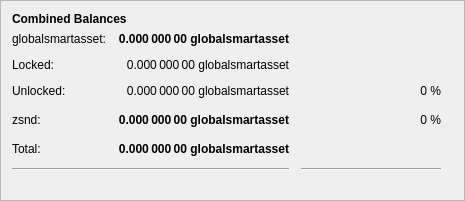
         <widget class="QFrame" name="frame_3">
          <property name="geometry">
           <rect>
            <x>0</x>
            <y>150</y>
            <width>465</width>
            <height>201</height>
           </rect>
          </property>
          <property name="frameShape">
           <enum>QFrame::StyledPanel</enum>
          </property>
          <property name="frameShadow">
           <enum>QFrame::Raised</enum>
          </property>
          <layout class="QVBoxLayout" name="verticalLayout_5">
           <item>
            <layout class="QHBoxLayout" name="horizontalLayout_5" stretch="0">
             <item>
              <widget class="QLabel" name="label_5z">
               <property name="maximumSize">
                <size>
                 <width>16777215</width>
                 <height>20</height>
                </size>
               </property>
               <property name="font">
                <font>
                 <weight>75</weight>
                 <bold>true</bold>
                </font>
               </property>
               <property name="toolTip">
                <string>Combined Balances (including unconfirmed and immature coins)</string>
               </property>
               <property name="text">
                <string>&lt;html&gt;&lt;head/&gt;&lt;body&gt;&lt;p&gt;Combined Balances&lt;/p&gt;&lt;/body&gt;&lt;/html&gt;</string>
               </property>
              </widget>
             </item>
            </layout>
           </item>
           <item>
            <layout class="QGridLayout" name="gridLayout_3">
             <property name="spacing">
              <number>12</number>
             </property>
             <item row="7" column="0" colspan="2">
              <widget class="Line" name="lineSpendableBalance_3">
               <property name="orientation">
                <enum>Qt::Horizontal</enum>
               </property>
              </widget>
             </item>
             <item row="7" column="2">
              <widget class="Line" name="lineWatchBalance_3">
               <property name="sizePolicy">
                <sizepolicy hsizetype="Preferred" vsizetype="Fixed">
                 <horstretch>0</horstretch>
                 <verstretch>0</verstretch>
                </sizepolicy>
               </property>
               <property name="minimumSize">
                <size>
                 <width>140</width>
                 <height>0</height>
                </size>
               </property>
               <property name="orientation">
                <enum>Qt::Horizontal</enum>
               </property>
              </widget>
             </item>
             <item row="4" column="1">
              <widget class="QLabel" name="labelzBalancez">
               <property name="font">
                <font>
                 <weight>75</weight>
                 <bold>true</bold>
                </font>
               </property>
               <property name="cursor">
                <cursorShape>IBeamCursor</cursorShape>
               </property>
               <property name="toolTip">
                <string>Total of transactions that have yet to be confirmed, and do not yet count toward the spendable balance</string>
               </property>
               <property name="text">
                <string notr="true">0.000 000 00 globalsmartasset</string>
               </property>
               <property name="alignment">
                <set>Qt::AlignRight|Qt::AlignTrailing|Qt::AlignVCenter</set>
               </property>
               <property name="textInteractionFlags">
                <set>Qt::LinksAccessibleByMouse|Qt::TextSelectableByKeyboard|Qt::TextSelectableByMouse</set>
               </property>
              </widget>
             </item>
             <item row="6" column="1">
              <widget class="QLabel" name="labelTotalz">
               <property name="font">
                <font>
                 <weight>75</weight>
                 <bold>true</bold>
                </font>
               </property>
               <property name="cursor">
                <cursorShape>IBeamCursor</cursorShape>
               </property>
               <property name="toolTip">
                <string>Total Balance, including unconfirmed and immature coins.</string>
               </property>
               <property name="text">
                <string notr="true">0.000 000 00 globalsmartasset</string>
               </property>
               <property name="alignment">
                <set>Qt::AlignRight|Qt::AlignTrailing|Qt::AlignVCenter</set>
               </property>
               <property name="textInteractionFlags">
                <set>Qt::LinksAccessibleByMouse|Qt::TextSelectableByKeyboard|Qt::TextSelectableByMouse</set>
               </property>
              </widget>
             </item>
             <item row="4" column="3">
              <spacer name="horizontalSpacer_6">
               <property name="orientation">
                <enum>Qt::Horizontal</enum>
               </property>
               <property name="sizeHint" stdset="0">
                <size>
                 <width>40</width>
                 <height>20</height>
                </size>
               </property>
              </spacer>
             </item>
             <item row="6" column="0">
              <widget class="QLabel" name="labelTotalTextz">
               <property name="text">
                <string>Total:</string>
               </property>
              </widget>
             </item>
             <item row="1" column="0">
              <widget class="QLabel" name="labelBalanceTextz">
               <property name="text">
                <string>globalsmartasset:</string>
               </property>
              </widget>
             </item>
             <item row="1" column="1">
              <widget class="QLabel" name="labelBalancez">
               <property name="font">
                <font>
                 <weight>75</weight>
                 <bold>true</bold>
                </font>
               </property>
               <property name="cursor">
                <cursorShape>IBeamCursor</cursorShape>
               </property>
               <property name="toolTip">
                <string>Your current spendable balance</string>
               </property>
               <property name="text">
                <string notr="true">0.000 000 00 globalsmartasset</string>
               </property>
               <property name="alignment">
                <set>Qt::AlignRight|Qt::AlignTrailing|Qt::AlignVCenter</set>
               </property>
               <property name="textInteractionFlags">
                <set>Qt::LinksAccessibleByMouse|Qt::TextSelectableByKeyboard|Qt::TextSelectableByMouse</set>
               </property>
              </widget>
             </item>
             <item row="4" column="0">
              <widget class="QLabel" name="labelzBalanceTextz">
               <property name="toolTip">
                <string/>
               </property>
               <property name="text">
                <string>zsnd:</string>
               </property>
              </widget>
             </item>
             <item row="4" column="2">
              <widget class="QLabel" name="labelzsndPercent">
               <property name="toolTip">
                <string>Current percentage of zsnd.
If AutoMint is enabled this percentage will settle around the configured AutoMint percentage (default = 10%)</string>
               </property>
               <property name="text">
                <string>0 %</string>
               </property>
               <property name="alignment">
                <set>Qt::AlignRight|Qt::AlignTrailing|Qt::AlignVCenter</set>
               </property>
              </widget>
             </item>
             <item row="6" column="2">
              <widget class="QLabel" name="label100Percent">
               <property name="text">
                <string/>
               </property>
               <property name="alignment">
                <set>Qt::AlignRight|Qt::AlignTrailing|Qt::AlignVCenter</set>
               </property>
              </widget>
             </item>
             <item row="2" column="1">
              <widget class="QLabel" name="labelLockedBalance">
               <property name="toolTip">
                <string>Locked globalsmartasset or Masternode collaterals. These are excluded from zsnd minting.</string>
               </property>
               <property name="text">
                <string>0.000 000 00 globalsmartasset</string>
               </property>
               <property name="alignment">
                <set>Qt::AlignRight|Qt::AlignTrailing|Qt::AlignVCenter</set>
               </property>
              </widget>
             </item>
             <item row="2" column="0">
              <widget class="QLabel" name="labelLockedBalanceText">
               <property name="toolTip">
                <string>Locked globalsmartasset or Masternode collaterals. These are excluded from zsnd minting.</string>
               </property>
               <property name="text">
                <string>Locked:</string>
               </property>
              </widget>
             </item>
             <item row="3" column="0">
              <widget class="QLabel" name="labelUnLockedBalanceText">
               <property name="toolTip">
                <string>Unlocked globalsmartassets. These can be used for zsnd minting.</string>
               </property>
               <property name="text">
                <string>Unlocked:</string>
               </property>
              </widget>
             </item>
             <item row="3" column="1">
              <widget class="QLabel" name="labelUnLockedBalance">
               <property name="toolTip">
                <string>Unlocked globalsmartassets. These can be used for zsnd minting.</string>
               </property>
               <property name="text">
                <string>0.000 000 00 globalsmartasset</string>
               </property>
               <property name="alignment">
                <set>Qt::AlignRight|Qt::AlignTrailing|Qt::AlignVCenter</set>
               </property>
              </widget>
             </item>
             <item row="3" column="2">
              <widget class="QLabel" name="labelglobalsmartassetPercent">
               <property name="text">
                <string>0 %</string>
               </property>
               <property name="alignment">
                <set>Qt::AlignRight|Qt::AlignTrailing|Qt::AlignVCenter</set>
               </property>
              </widget>
             </item>
            </layout>
           </item>
           <item>
            <spacer name="verticalSpacer">
             <property name="orientation">
              <enum>Qt::Vertical</enum>
             </property>
             <property name="sizeHint" stdset="0">
              <size>
               <width>20</width>
               <height>40</height>
              </size>
             </property>
            </spacer>
           </item>
          </layout>
         </widget>
